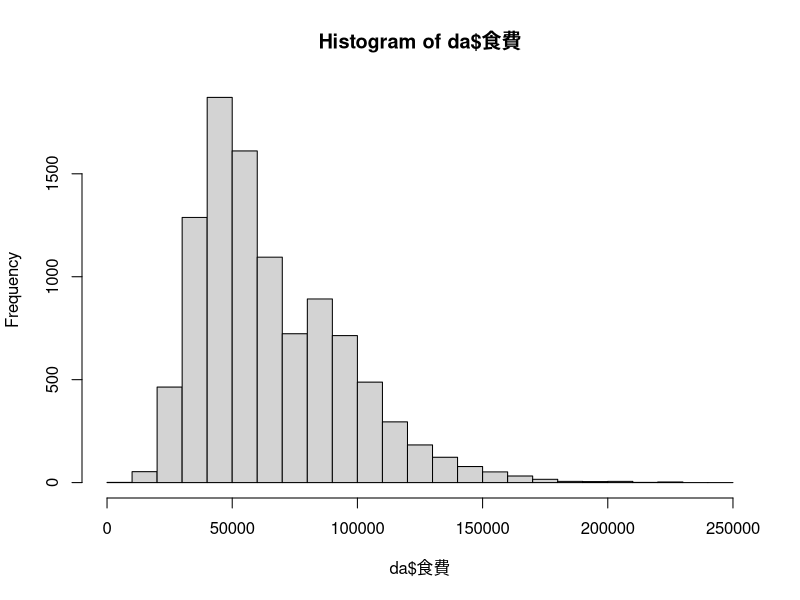

Generate this figure with R:
da <- read.csv("gacoo_datascience/week2/dummydata_A.csv", stringsAsFactors=FALSE)
da$食費 <- as.numeric(sub(",","",da$食費))

# 2-1. 食費
(食費の平均値 <- mean(da$食費))
(食費の分散 <- var(da$食費))
(食費の標準偏差 <- sd(da$食費))

# 2-2. 度数分布表
hist(da$食費, breaks = seq(0,250000,10000))

# 2-5.
da$住居費 <- as.numeric(sub(",","",da$住居費))
da$保健医療費 <- as.numeric(sub(",","",da$保健医療費))
da$交通通信費 <- as.numeric(sub(",","",da$交通.通信費))

(食費_標準偏差 <- sd(da$食費, na.rm=TRUE))
(住居費_標準偏差 <- sd(da$住居費, na.rm=TRUE))
(保健医療費_標準偏差 <- sd(da$保健医療費, na.rm=TRUE))
(交通通信費_標準偏差 <- sd(da$交通通信費, na.rm=TRUE))
